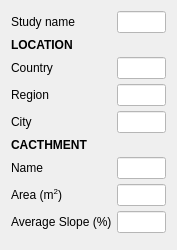
               <widget class="QWidget" name="Domain_Box">
                <property name="geometry">
                 <rect>
                  <x>0</x>
                  <y>0</y>
                  <width>177</width>
                  <height>250</height>
                 </rect>
                </property>
                <attribute name="label">
                 <string>DOMAIN</string>
                </attribute>
                <layout class="QVBoxLayout" name="verticalLayout_12">
                 <item>
                  <layout class="QFormLayout" name="StudyName_Form_3">
                   <property name="labelAlignment">
                    <set>Qt::AlignLeading|Qt::AlignLeft|Qt::AlignVCenter</set>
                   </property>
                   <property name="horizontalSpacing">
                    <number>5</number>
                   </property>
                   <property name="verticalSpacing">
                    <number>5</number>
                   </property>
                   <property name="leftMargin">
                    <number>0</number>
                   </property>
                   <item row="0" column="0">
                    <widget class="QLabel" name="studyNameLabel_3">
                     <property name="styleSheet">
                      <string notr="true">background-color: rgba(0, 0, 0, 0);</string>
                     </property>
                     <property name="text">
                      <string>Study name</string>
                     </property>
                    </widget>
                   </item>
                   <item row="0" column="1">
                    <widget class="QLineEdit" name="studyNameLineEdit_3">
                     <property name="styleSheet">
                      <string notr="true">background-color: white;</string>
                     </property>
                    </widget>
                   </item>
                   <item row="1" column="0">
                    <widget class="QLabel" name="Location_Label_2">
                     <property name="sizePolicy">
                      <sizepolicy hsizetype="Preferred" vsizetype="Minimum">
                       <horstretch>0</horstretch>
                       <verstretch>0</verstretch>
                      </sizepolicy>
                     </property>
                     <property name="maximumSize">
                      <size>
                       <width>16777215</width>
                       <height>15</height>
                      </size>
                     </property>
                     <property name="styleSheet">
                      <string notr="true">background-color: rgba(0, 0, 0, 0);</string>
                     </property>
                     <property name="text">
                      <string>&lt;html&gt;&lt;head/&gt;&lt;body&gt;&lt;p&gt;&lt;span style=&quot; font-weight:700;&quot;&gt;LOCATION&lt;/span&gt;&lt;/p&gt;&lt;/body&gt;&lt;/html&gt;</string>
                     </property>
                     <property name="textFormat">
                      <enum>Qt::AutoText</enum>
                     </property>
                     <property name="margin">
                      <number>0</number>
                     </property>
                    </widget>
                   </item>
                   <item row="2" column="0">
                    <widget class="QLabel" name="countryLabel_6">
                     <property name="styleSheet">
                      <string notr="true">background-color: rgba(0, 0, 0, 0);</string>
                     </property>
                     <property name="text">
                      <string>Country</string>
                     </property>
                    </widget>
                   </item>
                   <item row="2" column="1">
                    <widget class="QLineEdit" name="countryLineEdit_6">
                     <property name="styleSheet">
                      <string notr="true">background-color: white;</string>
                     </property>
                    </widget>
                   </item>
                   <item row="3" column="0">
                    <widget class="QLabel" name="regionLabel_4">
                     <property name="styleSheet">
                      <string notr="true">background-color: rgba(0, 0, 0, 0);</string>
                     </property>
                     <property name="text">
                      <string>Region</string>
                     </property>
                    </widget>
                   </item>
                   <item row="3" column="1">
                    <widget class="QLineEdit" name="regionLineEdit_4">
                     <property name="styleSheet">
                      <string notr="true">background-color: white;</string>
                     </property>
                    </widget>
                   </item>
                   <item row="4" column="0">
                    <widget class="QLabel" name="cityLabel_4">
                     <property name="styleSheet">
                      <string notr="true">background-color: rgba(0, 0, 0, 0);</string>
                     </property>
                     <property name="text">
                      <string>City</string>
                     </property>
                    </widget>
                   </item>
                   <item row="4" column="1">
                    <widget class="QLineEdit" name="cityLineEdit_4">
                     <property name="styleSheet">
                      <string notr="true">background-color: white;</string>
                     </property>
                    </widget>
                   </item>
                   <item row="5" column="0">
                    <widget class="QLabel" name="Catchment_Label_2">
                     <property name="maximumSize">
                      <size>
                       <width>16777215</width>
                       <height>15</height>
                      </size>
                     </property>
                     <property name="styleSheet">
                      <string notr="true">background-color: rgba(0, 0, 0, 0);

border: 2px;
border-bottom-color: rgb(255, 170, 0);</string>
                     </property>
                     <property name="text">
                      <string>&lt;!DOCTYPE HTML PUBLIC &quot;-//W3C//DTD HTML 4.0//EN&quot; &quot;http://www.w3.org/TR/REC-html40/strict.dtd&quot;&gt;
&lt;html&gt;&lt;head&gt;&lt;meta name=&quot;qrichtext&quot; content=&quot;1&quot; /&gt;&lt;meta charset=&quot;utf-8&quot; /&gt;&lt;style type=&quot;text/css&quot;&gt;
p, li { white-space: pre-wrap; }
hr { height: 1px; border-width: 0; }
li.unchecked::marker { content: &quot;\2610&quot;; }
li.checked::marker { content: &quot;\2612&quot;; }
&lt;/style&gt;&lt;/head&gt;&lt;body style=&quot; font-family:'Segoe UI'; font-size:9pt; font-weight:400; font-style:normal;&quot;&gt;
&lt;p style=&quot; margin-top:12px; margin-bottom:12px; margin-left:0px; margin-right:0px; -qt-block-indent:0; text-indent:0px;&quot;&gt;&lt;span style=&quot; font-weight:700;&quot;&gt;CACTHMENT&lt;/span&gt;&lt;/p&gt;&lt;/body&gt;&lt;/html&gt;</string>
                     </property>
                     <property name="textFormat">
                      <enum>Qt::RichText</enum>
                     </property>
                    </widget>
                   </item>
                   <item row="6" column="0">
                    <widget class="QLabel" name="nameLabel_2">
                     <property name="styleSheet">
                      <string notr="true">background-color: rgba(0, 0, 0, 0);</string>
                     </property>
                     <property name="text">
                      <string>Name</string>
                     </property>
                    </widget>
                   </item>
                   <item row="6" column="1">
                    <widget class="QLineEdit" name="nameLineEdit_2">
                     <property name="styleSheet">
                      <string notr="true">background-color: white</string>
                     </property>
                     <property name="dragEnabled">
                      <bool>true</bool>
                     </property>
                     <property name="clearButtonEnabled">
                      <bool>false</bool>
                     </property>
                    </widget>
                   </item>
                   <item row="7" column="0">
                    <widget class="QLabel" name="areaM2Label_2">
                     <property name="styleSheet">
                      <string notr="true">background-color: rgba(0, 0, 0, 0);</string>
                     </property>
                     <property name="text">
                      <string>&lt;html&gt;&lt;head/&gt;&lt;body&gt;&lt;p&gt;Area (m&lt;span style=&quot; vertical-align:super;&quot;&gt;2&lt;/span&gt;)&lt;/p&gt;&lt;/body&gt;&lt;/html&gt;</string>
                     </property>
                    </widget>
                   </item>
                   <item row="7" column="1">
                    <widget class="QLineEdit" name="areaM2LineEdit_2">
                     <property name="styleSheet">
                      <string notr="true">background-color: white</string>
                     </property>
                    </widget>
                   </item>
                   <item row="8" column="0">
                    <widget class="QLabel" name="averageSlopeLabel_2">
                     <property name="styleSheet">
                      <string notr="true">background-color: rgba(0, 0, 0, 0);</string>
                     </property>
                     <property name="text">
                      <string>Average Slope (%)</string>
                     </property>
                    </widget>
                   </item>
                   <item row="8" column="1">
                    <widget class="QLineEdit" name="averageSlopeLineEdit_2">
                     <property name="styleSheet">
                      <string notr="true">background-color: white</string>
                     </property>
                    </widget>
                   </item>
                  </layout>
                 </item>
                 <item>
                  <spacer name="verticalSpacer_9">
                   <property name="orientation">
                    <enum>Qt::Vertical</enum>
                   </property>
                   <property name="sizeHint" stdset="0">
                    <size>
                     <width>20</width>
                     <height>40</height>
                    </size>
                   </property>
                  </spacer>
                 </item>
                </layout>
               </widget>
